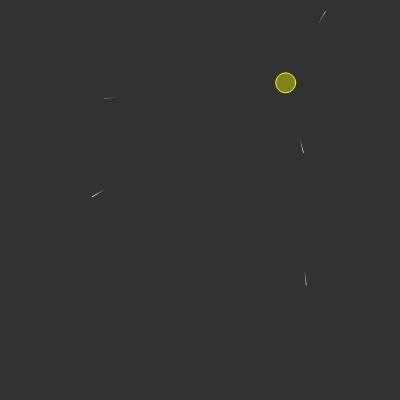
Frame 1 (no input)
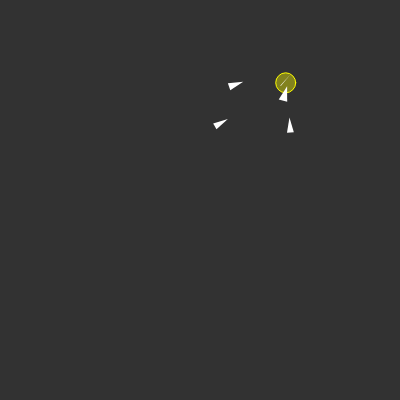
Frame 60 (no input)
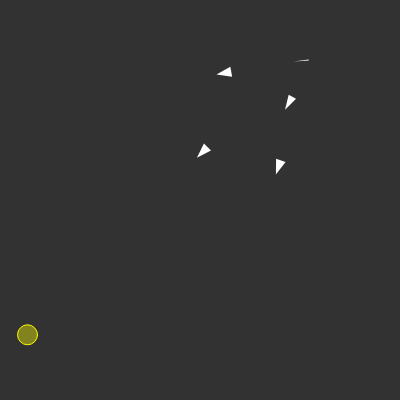
Frame 120 (the mouse pressed at the canvas centre since frame 60)

The p5.js sketch that drew these frames (run headless with seeded random() and noise() and a simulated clock; from frame 60 on, the mouse is pressed at the canvas centre):

// p5.js sketch
// ── sketch.js
let vehicles = [];
let food;

function setup() {
  createCanvas(400, 400);
  background(50);

  food = new Food(random(width), random(height));
  for (let i=0; i<5; i++) {
    vehicles.push( new Vehicle(random(width), random(height)) );
  }
}

function draw() {
  background(50);

  food.display();

  for (let i=0; i<vehicles.length; i++) {
    let v = vehicles[i];
    //let mouseVec = createVector(mouseX, mouseY);
    //v.seekVec( mouseVec );

    //let centerVec = createVector(width/2, height/2);
    //let vec = p5.Vector.sub(mouseVec, centerVec);
    //v.flow( vec.heading() );

    v.seek( food );

    for (let j=0; j<vehicles.length; j++) {
      let otherV = vehicles[j];
      if (i != j) {
        v.avoid( otherV );
      }
    }

    v.update();
    v.display();
  }

  //stroke(255, 0, 0);
  //line(width/2, height/2, mouseX, mouseY);
}

function mousePressed() {
  food.pos = createVector( random(width), random(height) );
}




class Food {
  constructor(x, y) {
    this.pos = createVector(x, y);
    this.vel = createVector();
    this.acc = createVector();
    this.rad = 10;
  }
  display() {
    push();
    stroke(255, 255, 0);
    fill(255, 255, 0, 100);
    ellipse(this.pos.x, this.pos.y, this.rad*2, this.rad*2);
    pop();
  }
}




class Vehicle {
  constructor(x, y) {
    this.pos = createVector(x, y);
    this.vel = createVector();
    this.acc = createVector();
    this.angle = 0;

    this.maxSpeed = 5;    // max desired vel
    this.maxForce = 0.1;  // max steering force

    this.detectRad = 80;

    this.foldingVel = random(0.03, 0.08);
  }
  update() {
    this.vel.add(this.acc);
    this.pos.add(this.vel);
    this.acc.mult(0);
    this.angle = this.vel.heading();
  }
  applyForce(f) {
    let force = f.copy();
    // no mass yet
    this.acc.add(force);
  }
  avoid( targetObj ) {
    let desiredVel = p5.Vector.sub(targetObj.pos, this.pos);
    let distance = desiredVel.mag();
    desiredVel.normalize();
    if(distance < this.detectRad) {
      let speed = map(distance, 0, this.detectRad, this.maxSpeed, 0);
      desiredVel.mult(speed * -1); // flip the vel
      let steerForce = p5.Vector.sub(desiredVel, this.vel);
      steerForce.limit(this.maxForce * 0.7); //***
      this.applyForce( steerForce );
    }
  }
  seek( targetObj ) {
    let desiredVel = p5.Vector.sub(targetObj.pos, this.pos);
    let distance = desiredVel.mag();

    desiredVel.normalize();
    if(distance > this.detectRad) {
      desiredVel.mult(this.maxSpeed);
    } else {
      let speed = map(distance, 0, this.detectRad, 0, this.maxSpeed);
      desiredVel.mult(speed);
    }

    let steerForce = p5.Vector.sub(desiredVel, this.vel);
    steerForce.limit(this.maxForce);
    this.applyForce( steerForce );
  }
  seekVec( target ) {
    let desiredVel = p5.Vector.sub(target, this.pos);
    let distance = desiredVel.mag();

    desiredVel.normalize();
    if(distance > this.detectRad) {
      desiredVel.mult(this.maxSpeed);
    } else {
      let speed = map(distance, 0, this.detectRad, 0, this.maxSpeed);
      desiredVel.mult(speed);
    }

    let steerForce = p5.Vector.sub(desiredVel, this.vel);
    steerForce.limit(this.maxForce);
    this.applyForce( steerForce );
  }
  flow( angle ) {
    let desiredVel = p5.Vector.fromAngle( angle );
    desiredVel.mult(this.maxSpeed);

    let steerForce = p5.Vector.sub(desiredVel, this.vel);
    steerForce.limit(this.maxForce);
    this.applyForce( steerForce );
  }
  display() {
    push();
    translate(this.pos.x, this.pos.y);
    rotate( this.angle );
    noStroke();
    fill(255);

    let freq = frameCount * this.foldingVel;
    let amp = 5;
    let sinValue = sin(freq) * amp;

    triangle(0, 0, -15, sinValue, -15, -sinValue);
    stroke(0, 0, 255);
    noFill();
    ellipse(0, 0, this.brakeRad*2, this.brakeRad*2);
    pop();
  }
}

















// :D
